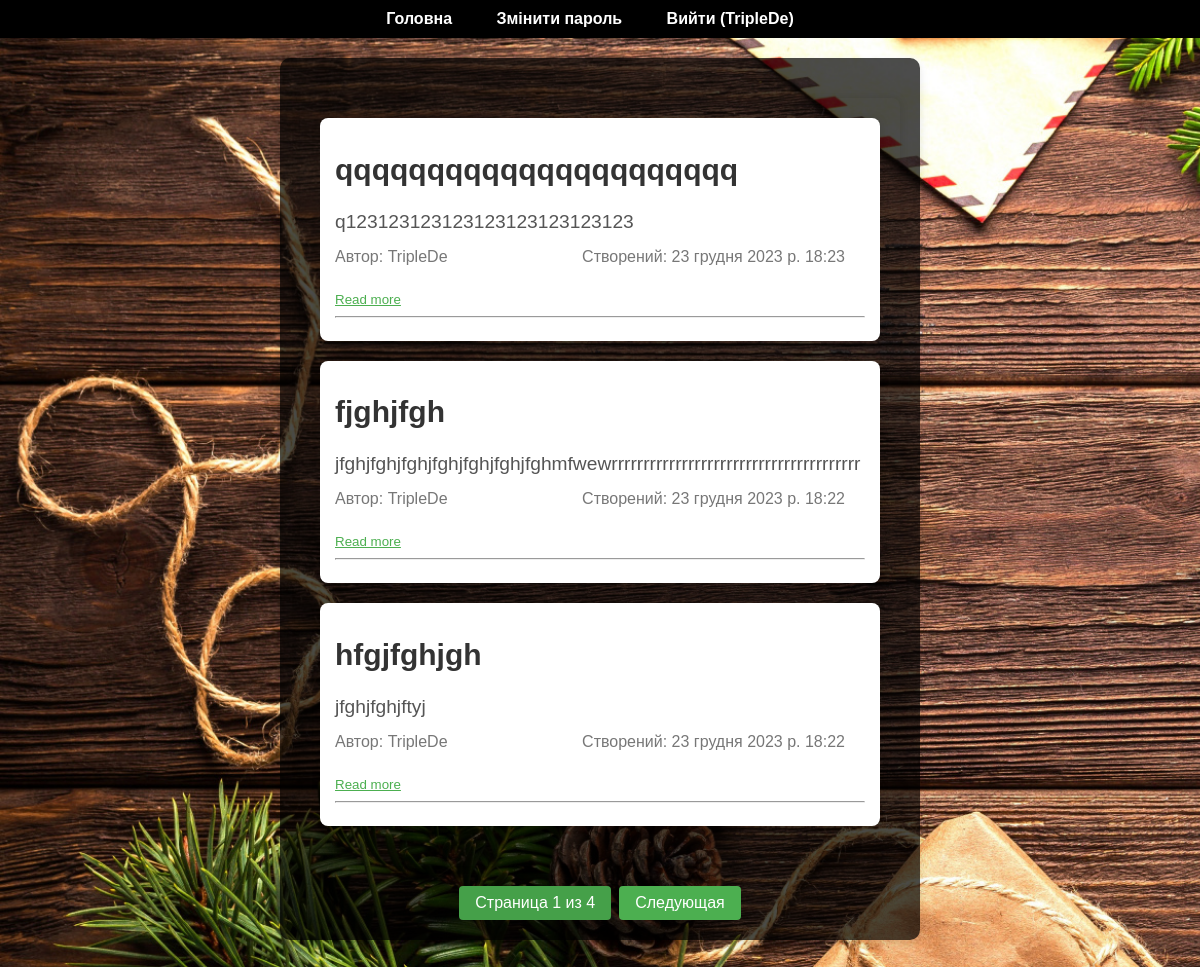
The app's page / (signed in) with its own data.
### blog/models.py (models this page shows, shortened)
class Post(models.Model):
    title = models.CharField(max_length=200)
    content = models.TextField()
    created_at = models.DateTimeField(auto_now_add=True)
    author = models.ForeignKey(User, on_delete=models.CASCADE)

### blog/views.py (the view)
# urls.py: path('', post_list, name='post_list'),
def post_list(request):
    posts_list = Post.objects.all().order_by('-created_at')
    paginator = Paginator(posts_list, 3)
    page = request.GET.get('page')
    try:
        posts = paginator.page(page)
    except PageNotAnInteger:
        posts = paginator.page(1)
    except EmptyPage:
        posts = paginator.page(paginator.num_pages)
    return render(request, 'blog/post_list.html', {'posts': posts})

### blog/templates/blog/post_list.html (shortened to what this page needs)
{% extends 'blog/base.html' %}
{% block content %}
    <div class="post-list">
        {% if posts %}
            {% for post in posts %}
                <div class="post-summary">
                    <h2><a href="{% url 'post_detail' post.id %}" class="post-title">{{ post.title }}</a></h2>
                    <p class="post-content">{{ post.content|truncatechars:200 }}</p>
                    <p class="post-meta">
                        <span class="post-author">Автор: {{ post.author.username }}</span>
                        <span class="post-date">Створений: {{ post.created_at }}</span>
                    </p>
                    <button class="read-more-btn" data-content="{{ post.content }}">Read more</button>
                    <hr>
                </div>
            {% endfor %}
        {% else %}
            <p>Постів на даний час немає.</p>
        {% endif %}
    </div>
    <div class="pagination">
        <span class="step-links">
            <span class="current">Страница {{ posts.number }} из {{ posts.paginator.num_pages }}</span>
            {% if posts.has_next %}
                <a href="?page={{ posts.next_page_number }}">Следующая</a>
            {% endif %}
        </span>
    </div>
{% endblock %}

### blog/templates/blog/base.html (shortened to what this page needs)
{% load static %}
<!DOCTYPE html>
<html lang="en" xmlns="http://www.w3.org/1999/xhtml">
<head>
    <link rel="stylesheet" href="https://cdnjs.cloudflare.com/ajax/libs/font-awesome/6.0.0/css/all.min.css">
</head>
<body>
<nav>
    <ul>
        <li><a href="{% url 'post_list' %}">Головна</a></li>
        {% if user.is_authenticated %}
            <li><a href="{% url 'change_password' %}">Змінити пароль</a></li>
            <li><a href="{% url 'logout' %}">Вийти ({% if user.is_authenticated %}{{ user.username }}{% endif %})</a></li>
        {% else %}
            <li><a href="{% url 'login' %}">Авторизація</a></li>
            <li><a href="{% url 'register' %}">Реєстрація</a></li>
        {% endif %}
    </ul>
</nav>
<div class="content">
    {% block content %}{% endblock %}
</div>
</body>
</html>

### blog/templates/blog/post_list.html (style rules this page uses)
body { font-family: 'Arial', sans-serif; margin: 0; padding-bottom: 150px; background-color: #f5f5f5; }
.post-list { max-width: 800px; margin: 20px auto; padding: 20px; box-shadow: 0 0 10px rgba(0, 0, 0, 0.1); border-radius: 8px; }
.post-summary { background-color: #fff; padding: 15px; border-radius: 8px; box-shadow: 0 0 10px rgba(0, 0, 0, 0.1); margin-bottom: 20px; }
.post-title { color: #333; text-decoration: none; font-size: 30px; margin-bottom: 10px; }
.post-content { font-size: 1.2em; line-height: 1.6; color: #555; margin-bottom: 10px; }
.post-meta { margin-top: 10px; color: #777; display: flex; justify-content: space-between; }
.read-more-btn { background: none; border: none; color: #4caf50; cursor: pointer; text-decoration: underline; padding: 0; margin-top: 10px; }
.post-author, .post-date { margin-right: 20px; }
.pagination { display: flex; justify-content: center; margin-top: 20px; }
.step-links { display: flex; list-style: none; padding: 0; }
.step-links a, .current { padding: 8px 16px; margin: 0 4px; text-decoration: none; background-color: #4CAF50; color: #fff; border-radius: 4px; display: inline-block; }
.current { background-color: #45a049; }

### records on screen
Post: title "qqqqqqqqqqqqqqqqqqqqqq", content "q123123123123123123123123123", author.username "TripleDe", created_at "23 грудня 2023 р. 18:23"
Post: title "fjghjfgh", content "jfghjfghjfghjfghjfghjfghjfghmfwewrrrrrrrrrrrrrrrrrrrrrrrrrrrrrrrrrrrrrrr", author.username "TripleDe", created_at "23 грудня 2023 р. 18:22"
Post: title "hfgjfghjgh", content "jfghjfghjftyj", author.username "TripleDe", created_at "23 грудня 2023 р. 18:22"

### other values on screen
{{ user.username }} "TripleDe"
{{ posts.number }} "1"
{{ posts.paginator.num_pages }} "4"
